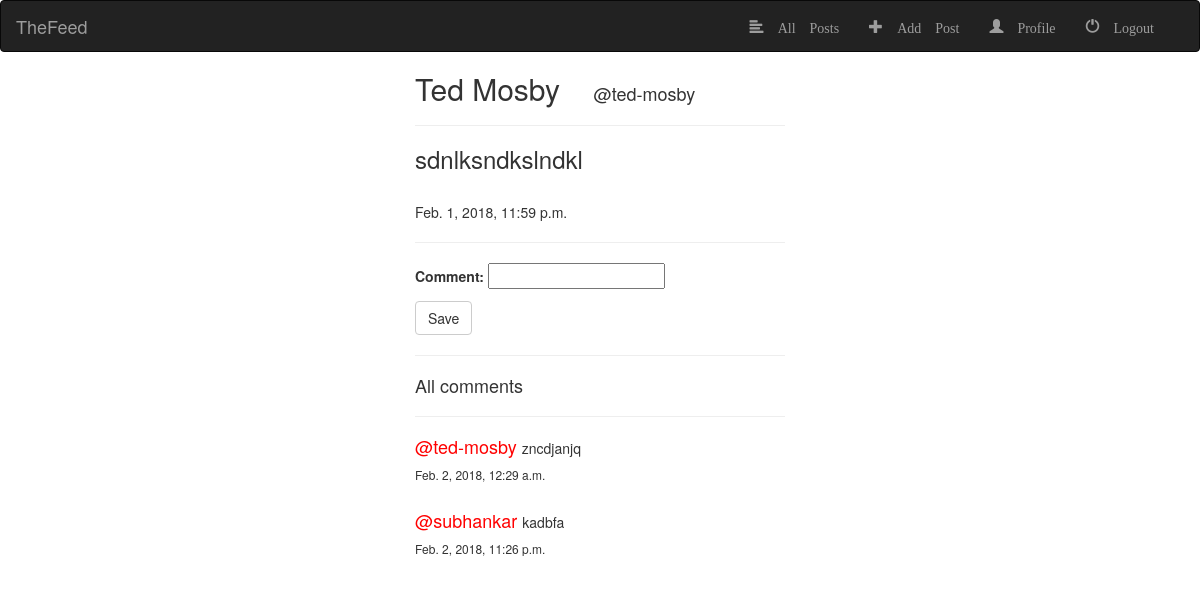
/feed/post/29/ (signed in), run on the app's committed database.
### feed/models.py (models this page shows, shortened)
class board(models.Model):
	post = models.CharField(max_length=200)
	user = models.ForeignKey(User,on_delete=models.CASCADE)
	hash_tags = models.CharField(max_length=100)
	time = models.DateTimeField(auto_now_add=True)
	likes = models.IntegerField(default=0)

class profile(models.Model):
	username = models.OneToOneField(User,on_delete=models.CASCADE)
	name = models.CharField(max_length=100,help_text='full name')
	branch = models.CharField(max_length=10,choices=Branch_Choices,help_text='Enter your branch initials i.e.. EEE for electrical and electronics engineering')
	year = models.CharField(max_length=10, choices=Year_Choices ,help_text='Enter your year of study ie.. 2 for 2nd year etc.')
	email = models.EmailField(null=True,help_text='Can be left blank!')

class comment(models.Model):
	comment = models.CharField(max_length=200)
	post = models.ForeignKey(board,on_delete=models.CASCADE)
	user = models.ForeignKey(User,on_delete=models.CASCADE)
	time = models.DateTimeField(auto_now_add=True)

### feed/views.py (the view)
# urls.py: path('post/<pk>/',views.post_detail,name='post_detail'),
@login_required(login_url='/login')
def post_detail(request,pk):
	if request.method == "POST":
		form = commentform(request.POST)
		if form.is_valid():
			com = form.save(commit=False)
			com.comment = form.cleaned_data.get('comment')
			com.user = request.user
			com.post = board(pk=pk)
			com.save()
			return redirect('/feed/post/{}'.format(pk))
	else:
		form = commentform()
		post_ob = board.objects.filter(pk=pk)
		comme = comment.objects.all()
		return render(request,'feed/board_detail.html',{'post':post_ob,'comment':comme,'form':form,})

### feed/forms.py
class commentform(ModelForm):
	class Meta:
		model = comment
		fields = ['comment']

### feed/templates/feed/board_detail.html
{% extends "base_generic.html" %}
{% block content %}
{% for post in post %}
<b><h2 style="display: inline;">{{post.user.profile.name}} &nbsp &nbsp</h2><h4 style="display: inline;">@{{post.user}}</h4></b>
<hr>
<h3>{{post.post}}</h3>
<br>
<h5 style="display: inline;">{{post.time}}</h5>
<hr>
<form method="POST" class="post-form">{% csrf_token %}
        {{ form.as_p }}
        <button type="submit" class="save btn btn-default">Save</button>
    </form>
<hr>
<h4> All comments</h4>
<hr>
{%for comm in comment%}
{% if comm.post.id == post.id  %}
<h4 style="display: inline; color: red;">@{{comm.user}}   <h5 style="display: inline;">{{comm.comment}}</h5></h4>
<h6>{{comm.time}}</h6>
<br>
{% endif %}
{% endfor %}
{% endfor %}
{% endblock %}

### data on the page
board: user.profile.name "Ted Mosby", user "ted-mosby", post "sdnlksndkslndkl", time "Feb. 1, 2018, 11:59 p.m."
comment: user "ted-mosby", comment "zncdjanjq", time "Feb. 2, 2018, 12:29 a.m."
comment: user "subhankar", comment "kadbfa", time "Feb. 2, 2018, 11:26 p.m."
